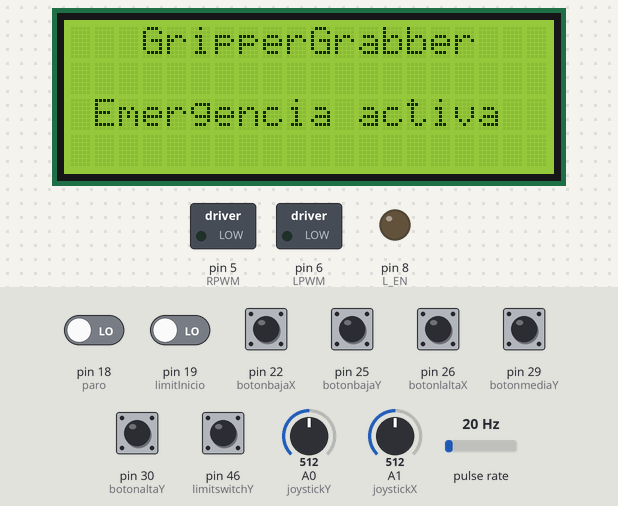
This program was run on a simulated Arduino Mega 2560, built with avr-gcc and run on an emulated ATmega2560. Shown: 20×4 character LCD, switched loads named in the program (green lamp = pin HIGH), output pins drawn as LEDs (lit = HIGH). Wiring (inferred from the names in the program): pulse sensor: data pin 2. The inputs (shaded band) are chosen by the test bench; at power-on: pin 18 (paro), pin 19 (limitInicio), pin 22 (botonbajaX), pin 25 (botonbajaY), pin 26 (botonlaltaX), pin 29 (botonmediaY), pin 30 (botonaltaY), pin 46 (limitswitchY) LOW, pulse rate 20 Hz, A0 (joystickY) = 512, A1 (joystickX) = 512. Pins used as bus, display or sensor lines are not drawn; what the program prints to the serial monitor is not drawn.

Above: at 1.2 s.
1.3 s: pin 18 (paro) driven HIGH
At 2.1 s:
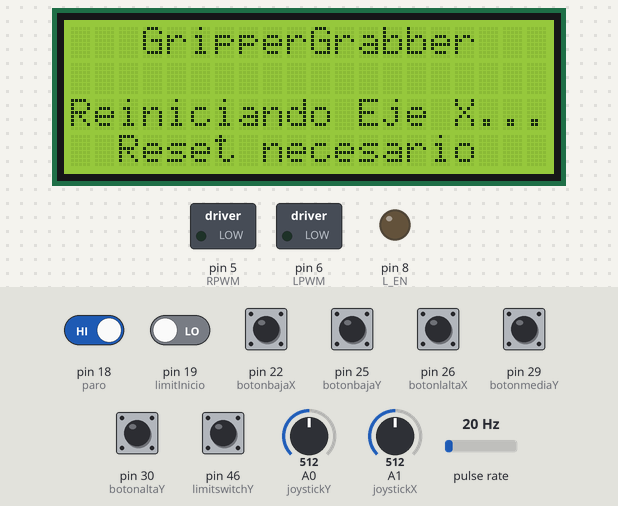
2.8 s: pin 19 (limitInicio) driven HIGH
At 3.8 s:
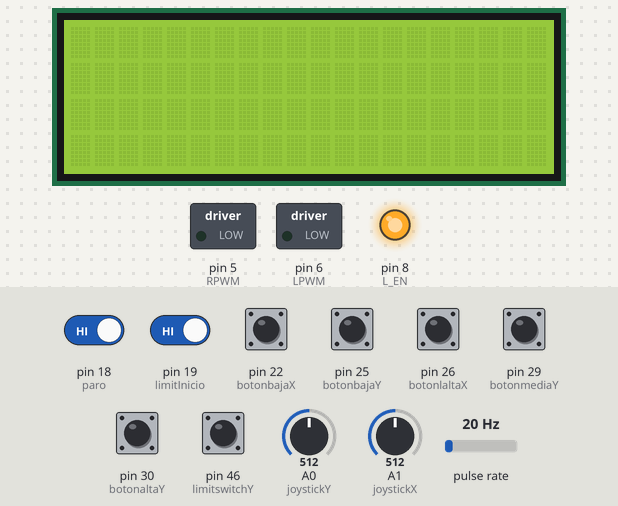
5.8 s: pulse rate (sensor on pin 2) set to 4 Hz
7.7 s: pin 46 (limitswitchY) pulled HIGH for 1 s
At 8.5 s:
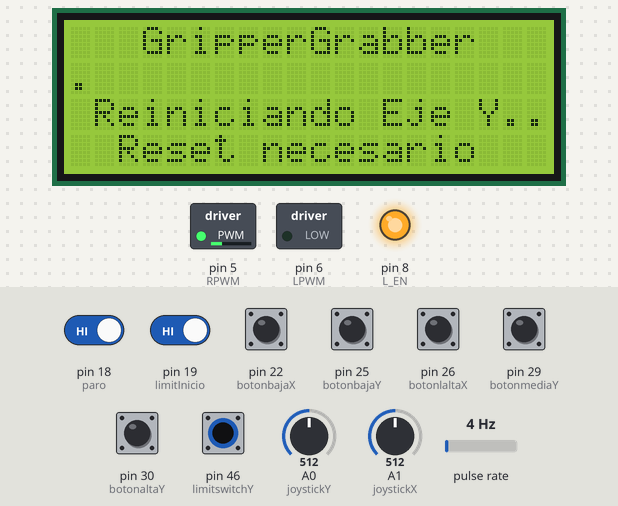
9.3 s: pin 25 (botonbajaY) pulled HIGH for 1 s
At 9.54 s:
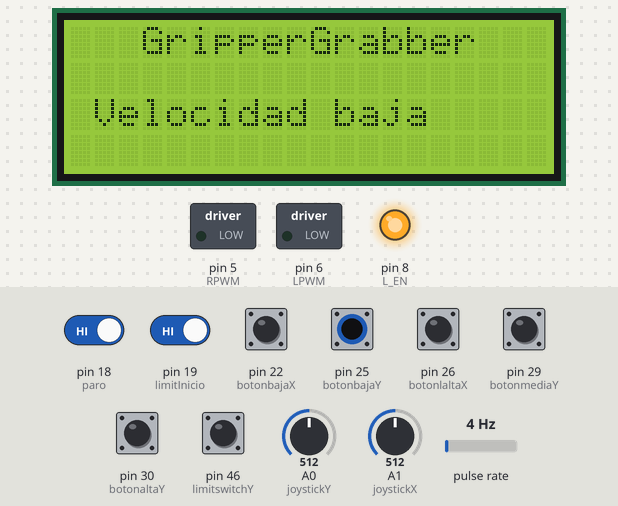
10.9 s: pin 26 (botonlaltaX) pulled HIGH for 0.15 s
Timing chart, 0 to 13.9 s (numbered marks = the images above; inputs shaded):
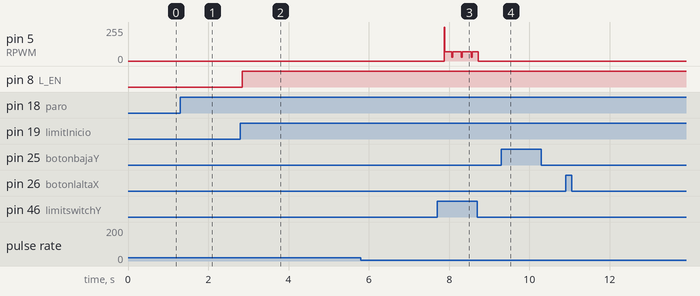

The program:

main.cpp
```cpp
#include <Arduino.h>
#include <Wire.h>
#include <LiquidCrystal_I2C.h>
// LIBRERIAS

// LCD
LiquidCrystal_I2C lcd(0x27, 20, 4);

// ENCODER
#define ENCA 2
// MOTOR REDUCTOR
#define RPWM 5
#define LPWM 6
#define L_EN 8
#define R_EN 8
// STEPPER MOTOR
#define direccion_stepper 10
#define pulsos_stepper 9
// BOTONES Y
#define botonbajaY 25
#define botonmediaY 29
#define botonaltaY 30
// BOTONES X
#define botonbajaX 22
#define botonlaltaX 26
// BOTON PARO
#define paro 18
// BOTON RESET
#define reset 2
// JOYSTICKS
#define joystickY A0
#define joystickX A1
// LIMITSWITCH
#define limitswitchY 46
#define limitInicio 19
#define limitFin 44

// LECTURA ENCODER
volatile int pulsos = 0;
unsigned long timeold;
float resolution = 64;
// float ms = 0;
unsigned long prevEncoderValue = 0;
int encoderValue = 0;
unsigned long prevTime = 0;

// CONTROL
float kp = 2.70168;
float ki = 26132.9;
long currT;
float deltaT;
float e;
float eprev;
float integral;
float u;
float uprev;
float power;

// SETPOINTS VELOCIDADES
float altosetpoint = 0.12;
float mediosetpoint = 0.04;
float bajosetpoint = 0.02;
const int velbaja = 60;
const int PPRbaja = 150;
const int velalta = 20;
const int PPRalta = 200;

// FLAGS INTERNAS
bool reset_needed = false;

// VOIDS
void direccionY(int pwm);
void direccionX(int velocidad, int PPR);
void control_velocidades(float setpoint, String lcd_print);
float rpm();
void encoderReading();
void emergencia();
void reseteo();

void setup()
{
  Serial.begin(9600);
  pinMode(ENCA, INPUT);
  pinMode(RPWM, OUTPUT);
  pinMode(LPWM, OUTPUT);
  pinMode(L_EN, OUTPUT);
  pinMode(R_EN, OUTPUT);
  pinMode(botonbajaY, INPUT);
  pinMode(botonmediaY, INPUT);
  pinMode(botonaltaY, INPUT);
  pinMode(joystickY, INPUT);
  pinMode(limitswitchY, INPUT);
  pinMode(limitInicio, INPUT);
  pinMode(limitFin, INPUT);
  pinMode(reset, INPUT);
  pinMode(paro, INPUT);
  pinMode(direccion_stepper, OUTPUT);
  pinMode(pulsos_stepper, OUTPUT);
  pinMode(botonbajaX, INPUT);
  pinMode(botonlaltaX, INPUT);

  attachInterrupt(digitalPinToInterrupt(paro), emergencia, FALLING);
  attachInterrupt(digitalPinToInterrupt(ENCA), encoderReading, RISING);
  lcd.init();
  lcd.backlight();
  lcd.clear();
  lcd.setCursor(3, 0);
  lcd.print("GripperGrabber");
}

void loop()
{
  lcd.setCursor(3, 0);
  lcd.print("GripperGrabber");

  while (!digitalRead(paro))
  {
    lcd.setCursor(1, 2);
    lcd.print("Emergencia activa");
    lcd.setCursor(0, 1);
    lcd.print("                    ");
  }

  if (reset_needed)
  {
    lcd.setCursor(0, 2);
    lcd.print("                   ");
    lcd.setCursor(0, 3);
    lcd.print("  Reset necesario");
  }

  // Al oprimir el botón de reset se inicia la secuencia correspondiente.
  if (digitalRead(reset) && digitalRead(paro))
  {
    reseteo();
  }

  if (!reset_needed && digitalRead(paro))
  {
    // SE ACTIVAN LOS ENABLES Y SE OBTIENEN LAS RPMs
    digitalWrite(L_EN, HIGH);
    digitalWrite(R_EN, HIGH);

    // VELOCIDADES
    // Para seleccionar la velocidad a utilizar se verifica el estado de todos los botones y solamente se activa un estado al tener un solo botón presionado.
    if (digitalRead(botonbajaY) && !digitalRead(botonmediaY) && !digitalRead(botonaltaY) && !digitalRead(botonlaltaX) && !digitalRead(botonbajaX))
    {
      // Velocidad baja del eje Y
      control_velocidades(bajosetpoint, "Velocidad baja");
      Serial.println("Velocidad baja");
    }
    else if (!digitalRead(botonbajaY) && digitalRead(botonmediaY) && !digitalRead(botonaltaY) && !digitalRead(botonlaltaX) && !digitalRead(botonbajaX))
    {
      // Velocidad media del eje Y
      control_velocidades(mediosetpoint, "Velocidad media");
    }
    else if (!digitalRead(botonbajaY) && !digitalRead(botonmediaY) && digitalRead(botonaltaY) && !digitalRead(botonlaltaX) && !digitalRead(botonbajaX))
    {
      // Velocidad alta del eje Y
      control_velocidades(altosetpoint, "Velocidad alta");
    }
    else if (!digitalRead(botonbajaY) && !digitalRead(botonmediaY) && !digitalRead(botonaltaY) && digitalRead(botonlaltaX) && !digitalRead(botonbajaX))
    {
      // Velocidad alta del eje X
      lcd.setCursor(1, 2);
      lcd.print("Velocidad alta");
      direccionX(velalta, PPRalta);
    }
    else if (!digitalRead(botonbajaY) && !digitalRead(botonmediaY) && !digitalRead(botonaltaY) && !digitalRead(botonlaltaX) && digitalRead(botonbajaX))
    {
      // Velocidad alta del eje X
      lcd.setCursor(1, 2);
      lcd.print("Velocidad baja");
      direccionX(velbaja, PPRbaja);
    }
    else
    {
      lcd.setCursor(0, 1);
      lcd.print("                    ");
      lcd.setCursor(0, 2);
      lcd.print("                    ");
      lcd.setCursor(0, 3);
      lcd.print("                    ");
    }
  }
}

// VOID VELOCIDAD BAJA
void control_velocidades(float setpoint, String lcd_print)
{
  lcd.setCursor(1, 2);
  lcd.print(lcd_print);

  e = setpoint - rpm();
  u = kp * e + 0.01 * ki * e;
  power = fabs(u);
  int pwm = map(power, 0, 18, 0, 254);

  eprev = e;
  uprev = u;
  direccionY(pwm);
}

void direccionY(int pwm)
{
  digitalWrite(L_EN, HIGH);
  digitalWrite(R_EN, HIGH);
  int joystickYValue = analogRead(joystickY);
  if (joystickYValue < 400 && digitalRead(limitswitchY) && !reset_needed)
  {
    lcd.setCursor(1, 3);
    lcd.print("Subiendo...      ");
    Serial.println(pwm);
    analogWrite(RPWM, pwm);
    analogWrite(LPWM, 0);
  }
  else if (joystickYValue > 600 && !reset_needed)
  {
    lcd.setCursor(1, 3);
    lcd.print("Bajando...      ");
    analogWrite(RPWM, 0);
    analogWrite(LPWM, pwm);
  }
  else if (!limitswitchY)
  {
    lcd.setCursor(0, 3);
    lcd.print("Limite alcanzado...");
  }
  else if (reset_needed && digitalRead(limitswitchY))
  {
    analogWrite(RPWM, pwm);
    analogWrite(LPWM, 0);
  }
  else
  {
    lcd.setCursor(1, 3);
    lcd.print("                   ");
    analogWrite(RPWM, 0);
    analogWrite(LPWM, 0);
  }
}

void direccionX(int velocidad, int PPR)
{
  bool contador = true;
  while (reset_needed && !digitalRead(limitInicio)) {
    digitalWrite(direccion_stepper, true);
    for (int i = 0; i < PPR; i++)
    {
      digitalWrite(pulsos_stepper, HIGH);
      delayMicroseconds(velocidad);
      digitalWrite(pulsos_stepper, LOW);
      delayMicroseconds(velocidad);
    }
  }
  while (analogRead(joystickX) < 400 && !digitalRead(limitInicio) && !reset_needed)
  {
    if (contador)
    {
      lcd.setCursor(1, 3);
      lcd.print("Moviendo a la izq.");
    }
    contador = false;
    digitalWrite(direccion_stepper, true);
    for (int i = 0; i < PPR; i++)
    {
      digitalWrite(pulsos_stepper, HIGH);
      delayMicroseconds(velocidad);
      digitalWrite(pulsos_stepper, LOW);
      delayMicroseconds(velocidad);
    }
  }
  lcd.setCursor(0, 3);
  lcd.print("                    ");
  contador = true;
  while (analogRead(joystickX) > 600 && !digitalRead(limitFin) && !reset_needed)
  {
    if (contador)
    {
      lcd.setCursor(1, 3);
      lcd.print("Moviendo a la der.");
    }
    contador = false;
    // stepper(true, velocidad, PPR);
    digitalWrite(direccion_stepper, false);
    for (int i = 0; i < PPR; i++)
    {
      digitalWrite(pulsos_stepper, HIGH);
      delayMicroseconds(velocidad);
      digitalWrite(pulsos_stepper, LOW);
      delayMicroseconds(velocidad);
    }
  }
  lcd.setCursor(0, 3);
  lcd.print("                    ");

}

void encoderReading()
{
  pulsos++;
}

void emergencia()
{
  {
    digitalWrite(L_EN, LOW);
    digitalWrite(R_EN, LOW);
    digitalWrite(pulsos_stepper, LOW);
    reset_needed = true;
  }
}

void reseteo()
{
  reset_needed = true;
  lcd.setCursor(0, 3);
  lcd.print("  Reset necesario");
  while (digitalRead(limitswitchY))
  {
    control_velocidades(bajosetpoint, "Reiniciando Eje Y...");
  }
  while(!digitalRead(limitInicio)){
      lcd.setCursor(0, 2);
      lcd.print("Reiniciando Eje X...");
      direccionX(velbaja, PPRbaja);
  }
  while (digitalRead(reset))
  {
    lcd.setCursor(0, 2);
    lcd.print(" Reinicio completo  ");
    analogWrite(RPWM, 0);
    analogWrite(LPWM, 0);
  }
  reset_needed = false;
  lcd.clear();
}

float rpm()
{
  float ms = 0.0;
  currT = millis();
  deltaT = (float(currT - prevTime)) / (1.0e3);
  prevTime = currT;

  // LECTURA RPM
  if ((millis() - prevEncoderValue) >= 10)
  {
    unsigned long elapsedTime = millis() - prevTime;
    ms = float(pulsos * 0.04915469 / 4);
    pulsos = 0;
    prevEncoderValue = elapsedTime;
  }
  return ms;
}
```

Measured:
- after the input at 1.3 s, the display: changes at once (image 1)
- after the input at 2.8 s, pin 8 (L_EN): LOW → HIGH after 0.05 s; the display: changes after 0.05 s (image 2)
- after the input at 7.7 s, the display: first differs from a run without the input after 0.19 s (image 3)
- after the input at 9.3 s, the display: first differs from a run without the input after 0.18 s (image 4)
